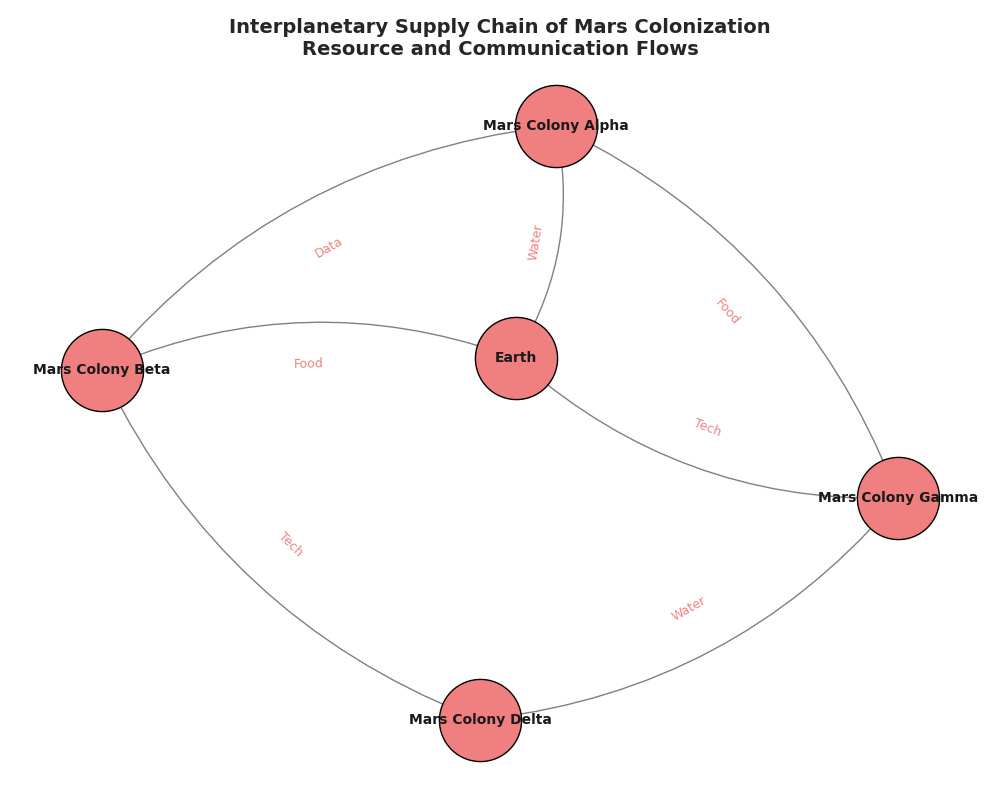

The script that drew this image:
import matplotlib.pyplot as plt
import networkx as nx

# Create a directed graph
G = nx.DiGraph()

# Add nodes for Earth and Mars colonies
nodes = ["Earth", "Mars Colony Alpha", "Mars Colony Beta", "Mars Colony Gamma", "Mars Colony Delta"]
G.add_nodes_from(nodes)

# Define directed edges with resource types
edges = [
    ("Earth", "Mars Colony Alpha", "Water"),
    ("Earth", "Mars Colony Beta", "Food"),
    ("Earth", "Mars Colony Gamma", "Tech"),
    ("Mars Colony Alpha", "Mars Colony Beta", "Data"),
    ("Mars Colony Beta", "Mars Colony Delta", "Tech"),
    ("Mars Colony Delta", "Mars Colony Gamma", "Water"),
    ("Mars Colony Gamma", "Mars Colony Alpha", "Food")
]

# Add edges to the graph
for source, target, resource in edges:
    G.add_edge(source, target, resource=resource)

# Define a spring layout for the graph
pos = nx.spring_layout(G, seed=42)

# Draw the nodes
plt.figure(figsize=(10, 8))
nx.draw_networkx_nodes(G, pos, node_size=3500, node_color='lightcoral', edgecolors='black')

# Draw the node labels
nx.draw_networkx_labels(G, pos, font_size=10, font_weight='bold')

# Draw the edges with directional arrows
nx.draw_networkx_edges(G, pos, edgelist=G.edges(), arrowstyle='-|>', arrowsize=20, edge_color='gray', connectionstyle='arc3,rad=0.2')

# Draw edge labels for resources
edge_labels = nx.get_edge_attributes(G, 'resource')
nx.draw_networkx_edge_labels(G, pos, edge_labels=edge_labels, font_size=9, font_color='lightcoral')  # Changed font color to match node color

# Add a title to the plot
plt.title("Interplanetary Supply Chain of Mars Colonization\nResource and Communication Flows", fontsize=14, fontweight='bold')

# Remove axes
plt.axis('off')

# Adjust layout to prevent overlap
plt.tight_layout()

# Display the plot
plt.show()
